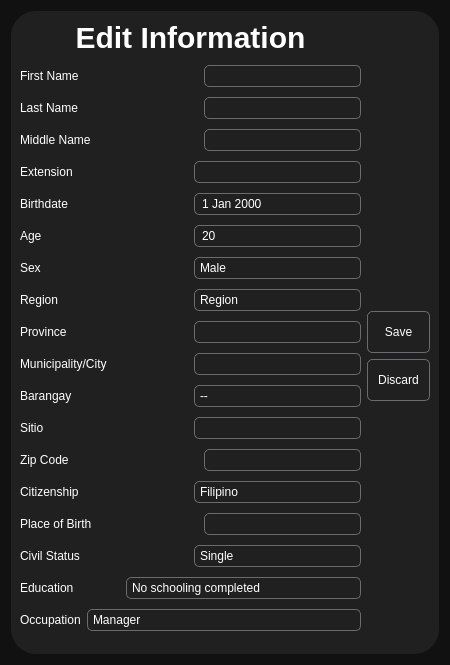
<?xml version="1.0" encoding="UTF-8"?>
<ui version="4.0">
 <class>EditWindow</class>
 <widget class="QWidget" name="EditWindow">
  <property name="windowModality">
   <enum>Qt::ApplicationModal</enum>
  </property>
  <property name="geometry">
   <rect>
    <x>0</x>
    <y>0</y>
    <width>450</width>
    <height>665</height>
   </rect>
  </property>
  <property name="minimumSize">
   <size>
    <width>450</width>
    <height>665</height>
   </size>
  </property>
  <property name="maximumSize">
   <size>
    <width>450</width>
    <height>665</height>
   </size>
  </property>
  <property name="windowTitle">
   <string>Form</string>
  </property>
  <property name="styleSheet">
   <string notr="true">background-color: #111111;
</string>
  </property>
  <layout class="QGridLayout" name="gridLayout_2">
   <item row="0" column="0">
    <widget class="QWidget" name="add_widget" native="true">
     <property name="minimumSize">
      <size>
       <width>0</width>
       <height>0</height>
      </size>
     </property>
     <property name="styleSheet">
      <string notr="true">QWidget{
	color:white;
	font-size:9pt;
	background-color:#202020;
	border-radius:25px;
}
/* combo box*/
QComboBox{
	height:20px;
	border:1px solid #6A6B6C;
	border-radius:5px;
	padding-left:5px;
}
QComboBox:drop-down{
	border:0px;
}
QComboBox:down-arrow{
	image: url(:/newPrefix/edit_res/down-arrow_white.png);
	width:12px;
}
QComboBox:hover{
	border:2px solid #6A6B6C;
	background-color:#3d3d3d;
}
QComboBox:focus{
	border:1px solid #8274FF;
}
QComboBox:on{
	border:1px solid #8274FF;
}
QComboBox QListView{
	font-size:9px;
	border:1px solid #8274FF;
	padding:5px;
	outline:none;
	border-radius:5px;
}
QComboBox QListView:item{
	padding-left:5px;
	background-color: #FFFFFF;
}
QComboBox QListView:item:hover{
	background-color: #202020;
}
QComboBox QScrollBar:vertical{
	width:12px;
	margin: 0px 0px 0px 0px;
	border:none;
	background:none;
	background-color: #202020;
}
QComboBox QScrollBar:handle:vertical {
	background-color: #8274FF;
	border-radius:5px;
	min-height:5px;
}
QComboBox QScrollBar::add-line:vertical,
QComboBox QScrollBar::sub-line:vertical,
QComboBox QScrollBar::up-arrow:vertical,
QComboBox QScrollBar::down-arrow:vertical,
QComboBox QScrollBar::add-page:vertical,
QComboBox QScrollBar::sub-page:vertical {
	background: none;
	height: 0px;
	width: 0px;
}
/* combo box*/
/*qline*/
QLineEdit{
	height:20px;
	border:1px solid #6A6B6C;
	border-radius:5px;
	font-size:9pt;
	padding-left:5px;
	max-width:150px;
}
QLineEdit:hover{
	border:2px solid #6A6B6C;
	background-color:#3d3d3d;
}
QLineEdit:focus{
	border:1px solid #8274FF
}
/*qline*/
/*qdate*/
QDateEdit{
	height:20px;
	border:1px solid #6A6B6C;
	border-radius:5px;
	padding-left:5px;
}
QDateEdit:hover{
	border:2px solid #6A6B6C;
	background-color:#3d3d3d;
}
QDateEdit:focus{
	border:1px solid #8274FF
}
QDateEdit::up-button, QDateEdit::down-button {
	width: 0px;
	height: 0px;
	border: none;
}
QDateEdit:drop-down{
	border:0px;
}
QDateEdit:down-arrow{
	image: url(:/icons/down-arrow_white.png);
	width:12px;
}
/*qdate*/
/*qspin*/
QSpinBox{
	height:20px;
	border:1px solid #6A6B6C;
	border-radius:5px;
	padding-left:5px;
}
QSpinBox:hover{
	border:2px solid #6A6B6C;
	background-color:#3d3d3d;
}
QSpinBox:focus{
	border:1px solid #8274FF
}
QSpinBox::up-button, QSpinBox::down-button {
	width: 0px;
	height: 0px;
	border: none;
}
/*qspin*/
QPushButton{
	padding-right:10px;
	padding-left:10px;
	height:40px;
	border:1px solid #6A6B6C;
	border-radius:5px;
}
QPushButton:hover{
	background-color:#8274FF;
}


</string>
     </property>
     <layout class="QGridLayout" name="gridLayout">
      <item row="0" column="0">
       <widget class="QLabel" name="label">
        <property name="styleSheet">
         <string notr="true">QLabel{
	font-size:30px;
	font-weight:bold;
}</string>
        </property>
        <property name="text">
         <string>Edit Information</string>
        </property>
        <property name="alignment">
         <set>Qt::AlignCenter</set>
        </property>
       </widget>
      </item>
      <item row="1" column="0" rowspan="4">
       <layout class="QVBoxLayout" name="verticalLayout">
        <item>
         <layout class="QHBoxLayout" name="horizontalLayout">
          <item>
           <widget class="QLabel" name="label_4">
            <property name="text">
             <string>First Name</string>
            </property>
           </widget>
          </item>
          <item>
           <widget class="QLineEdit" name="first_name_edit"/>
          </item>
         </layout>
        </item>
        <item>
         <layout class="QHBoxLayout" name="horizontalLayout_2">
          <item>
           <widget class="QLabel" name="label_6">
            <property name="text">
             <string>Last Name</string>
            </property>
           </widget>
          </item>
          <item>
           <widget class="QLineEdit" name="last_name_edit">
            <property name="minimumSize">
             <size>
              <width>40</width>
              <height>0</height>
             </size>
            </property>
           </widget>
          </item>
         </layout>
        </item>
        <item>
         <layout class="QHBoxLayout" name="horizontalLayout_3">
          <item>
           <widget class="QLabel" name="label_5">
            <property name="text">
             <string>Middle Name</string>
            </property>
           </widget>
          </item>
          <item>
           <widget class="QLineEdit" name="middle_name_edit"/>
          </item>
         </layout>
        </item>
        <item>
         <layout class="QHBoxLayout" name="horizontalLayout_4">
          <item>
           <widget class="QLabel" name="label_7">
            <property name="text">
             <string>Extension</string>
            </property>
           </widget>
          </item>
          <item>
           <widget class="QComboBox" name="extension_edit">
            <item>
             <property name="text">
              <string/>
             </property>
            </item>
            <item>
             <property name="text">
              <string>Jr.</string>
             </property>
            </item>
            <item>
             <property name="text">
              <string>Sr.</string>
             </property>
            </item>
            <item>
             <property name="text">
              <string>I</string>
             </property>
            </item>
            <item>
             <property name="text">
              <string>II</string>
             </property>
            </item>
            <item>
             <property name="text">
              <string>III</string>
             </property>
            </item>
            <item>
             <property name="text">
              <string>IV</string>
             </property>
            </item>
           </widget>
          </item>
         </layout>
        </item>
        <item>
         <layout class="QHBoxLayout" name="horizontalLayout_5">
          <item>
           <widget class="QLabel" name="label_13">
            <property name="text">
             <string>Birthdate</string>
            </property>
           </widget>
          </item>
          <item>
           <widget class="QDateEdit" name="birthdate_edit">
            <property name="minimumSize">
             <size>
              <width>80</width>
              <height>0</height>
             </size>
            </property>
            <property name="alignment">
             <set>Qt::AlignJustify|Qt::AlignVCenter</set>
            </property>
            <property name="calendarPopup">
             <bool>true</bool>
            </property>
           </widget>
          </item>
         </layout>
        </item>
        <item>
         <layout class="QHBoxLayout" name="horizontalLayout_6">
          <item>
           <widget class="QLabel" name="label_14">
            <property name="text">
             <string>Age</string>
            </property>
           </widget>
          </item>
          <item>
           <widget class="QSpinBox" name="age_edit">
            <property name="maximum">
             <number>200</number>
            </property>
            <property name="value">
             <number>20</number>
            </property>
           </widget>
          </item>
         </layout>
        </item>
        <item>
         <layout class="QHBoxLayout" name="horizontalLayout_7">
          <item>
           <widget class="QLabel" name="label_15">
            <property name="text">
             <string>Sex</string>
            </property>
           </widget>
          </item>
          <item>
           <widget class="QComboBox" name="sex_edit">
            <property name="styleSheet">
             <string notr="true"/>
            </property>
            <item>
             <property name="text">
              <string>Male</string>
             </property>
            </item>
            <item>
             <property name="text">
              <string>Female</string>
             </property>
            </item>
           </widget>
          </item>
         </layout>
        </item>
        <item>
         <layout class="QHBoxLayout" name="horizontalLayout_8">
          <item>
           <widget class="QLabel" name="label_21">
            <property name="text">
             <string>Region</string>
            </property>
           </widget>
          </item>
          <item>
           <widget class="QComboBox" name="region_edit">
            <property name="editable">
             <bool>false</bool>
            </property>
            <property name="placeholderText">
             <string>Region</string>
            </property>
           </widget>
          </item>
         </layout>
        </item>
        <item>
         <layout class="QHBoxLayout" name="horizontalLayout_16">
          <item>
           <widget class="QLabel" name="label_11">
            <property name="text">
             <string>Province</string>
            </property>
           </widget>
          </item>
          <item>
           <widget class="QComboBox" name="province_edit"/>
          </item>
         </layout>
        </item>
        <item>
         <layout class="QHBoxLayout" name="horizontalLayout_17">
          <item>
           <widget class="QLabel" name="label_10">
            <property name="text">
             <string>Municipality/City</string>
            </property>
           </widget>
          </item>
          <item>
           <widget class="QComboBox" name="city_edit"/>
          </item>
         </layout>
        </item>
        <item>
         <layout class="QHBoxLayout" name="horizontalLayout_18">
          <item>
           <widget class="QLabel" name="label_9">
            <property name="text">
             <string>Barangay</string>
            </property>
           </widget>
          </item>
          <item>
           <widget class="QComboBox" name="barangay_edit">
            <property name="placeholderText">
             <string>--</string>
            </property>
           </widget>
          </item>
         </layout>
        </item>
        <item>
         <layout class="QHBoxLayout" name="horizontalLayout_14">
          <item>
           <widget class="QLabel" name="label_8">
            <property name="text">
             <string>Sitio</string>
            </property>
           </widget>
          </item>
          <item>
           <widget class="QComboBox" name="sitio_edit">
            <property name="editable">
             <bool>true</bool>
            </property>
            <item>
             <property name="text">
              <string/>
             </property>
            </item>
            <item>
             <property name="text">
              <string>Ayunan</string>
             </property>
            </item>
            <item>
             <property name="text">
              <string>Bajada</string>
             </property>
            </item>
            <item>
             <property name="text">
              <string>Bugwak</string>
             </property>
            </item>
            <item>
             <property name="text">
              <string>Gumamela</string>
             </property>
            </item>
            <item>
             <property name="text">
              <string>Sampaguita</string>
             </property>
            </item>
            <item>
             <property name="text">
              <string>San Francisco</string>
             </property>
            </item>
            <item>
             <property name="text">
              <string>Tambukawon</string>
             </property>
            </item>
           </widget>
          </item>
         </layout>
        </item>
        <item>
         <layout class="QHBoxLayout" name="horizontalLayout_9">
          <item>
           <widget class="QLabel" name="label_19">
            <property name="text">
             <string>Zip Code</string>
            </property>
           </widget>
          </item>
          <item>
           <widget class="QLineEdit" name="zip_code_edit"/>
          </item>
         </layout>
        </item>
        <item>
         <layout class="QHBoxLayout" name="horizontalLayout_15">
          <item>
           <widget class="QLabel" name="label_16">
            <property name="text">
             <string>Citizenship</string>
            </property>
           </widget>
          </item>
          <item>
           <widget class="QComboBox" name="citizenship_edit">
            <item>
             <property name="text">
              <string>Filipino</string>
             </property>
            </item>
            <item>
             <property name="text">
              <string>Foreign National</string>
             </property>
            </item>
            <item>
             <property name="text">
              <string>Dual Citizen</string>
             </property>
            </item>
           </widget>
          </item>
         </layout>
        </item>
        <item>
         <layout class="QHBoxLayout" name="horizontalLayout_11">
          <item>
           <widget class="QLabel" name="label_12">
            <property name="text">
             <string>Place of Birth</string>
            </property>
           </widget>
          </item>
          <item>
           <widget class="QLineEdit" name="place_of_birth_edit"/>
          </item>
         </layout>
        </item>
        <item>
         <layout class="QHBoxLayout" name="horizontalLayout_12">
          <item>
           <widget class="QLabel" name="label_17">
            <property name="text">
             <string>Civil Status</string>
            </property>
           </widget>
          </item>
          <item>
           <widget class="QComboBox" name="civil_status_edit">
            <property name="currentText">
             <string>Single</string>
            </property>
            <property name="placeholderText">
             <string/>
            </property>
            <item>
             <property name="text">
              <string>Single</string>
             </property>
            </item>
            <item>
             <property name="text">
              <string>Married</string>
             </property>
            </item>
            <item>
             <property name="text">
              <string>Widowed</string>
             </property>
            </item>
            <item>
             <property name="text">
              <string>Separated</string>
             </property>
            </item>
           </widget>
          </item>
         </layout>
        </item>
        <item>
         <layout class="QHBoxLayout" name="horizontalLayout_10">
          <item>
           <widget class="QLabel" name="label_20">
            <property name="text">
             <string>Education</string>
            </property>
           </widget>
          </item>
          <item>
           <widget class="QComboBox" name="education_edit">
            <item>
             <property name="text">
              <string>No schooling completed</string>
             </property>
            </item>
            <item>
             <property name="text">
              <string>Early Childhood Education</string>
             </property>
            </item>
            <item>
             <property name="text">
              <string>Primary Education</string>
             </property>
            </item>
            <item>
             <property name="text">
              <string>Lower Secondary Education</string>
             </property>
            </item>
            <item>
             <property name="text">
              <string>Upper Secondary Education</string>
             </property>
            </item>
            <item>
             <property name="text">
              <string>Post-secondary non-tertiary education</string>
             </property>
            </item>
            <item>
             <property name="text">
              <string>Short-cycle tertiary education</string>
             </property>
            </item>
            <item>
             <property name="text">
              <string>Bachelor level education or equivalent</string>
             </property>
            </item>
            <item>
             <property name="text">
              <string>Master level education or equivalent</string>
             </property>
            </item>
            <item>
             <property name="text">
              <string>Doctoral level education or equivalent</string>
             </property>
            </item>
           </widget>
          </item>
         </layout>
        </item>
        <item>
         <layout class="QHBoxLayout" name="horizontalLayout_13">
          <item>
           <widget class="QLabel" name="label_18">
            <property name="text">
             <string>Occupation</string>
            </property>
           </widget>
          </item>
          <item>
           <widget class="QComboBox" name="occupation_edit">
            <property name="editable">
             <bool>false</bool>
            </property>
            <property name="placeholderText">
             <string/>
            </property>
            <item>
             <property name="text">
              <string>Manager</string>
             </property>
            </item>
            <item>
             <property name="text">
              <string>Professional</string>
             </property>
            </item>
            <item>
             <property name="text">
              <string>Technicians and associate professional</string>
             </property>
            </item>
            <item>
             <property name="text">
              <string>Clerical support worker</string>
             </property>
            </item>
            <item>
             <property name="text">
              <string>Service and sales worker</string>
             </property>
            </item>
            <item>
             <property name="text">
              <string>Skilled agricultural, forestry and fishery worker</string>
             </property>
            </item>
            <item>
             <property name="text">
              <string>Craft and related trades worker</string>
             </property>
            </item>
            <item>
             <property name="text">
              <string>Plant and machine operators and assembler</string>
             </property>
            </item>
            <item>
             <property name="text">
              <string>Elementary occupation</string>
             </property>
            </item>
            <item>
             <property name="text">
              <string>Armed forces occupation</string>
             </property>
            </item>
            <item>
             <property name="text">
              <string>Unemployed</string>
             </property>
            </item>
           </widget>
          </item>
         </layout>
        </item>
       </layout>
      </item>
      <item row="1" column="1">
       <spacer name="verticalSpacer">
        <property name="orientation">
         <enum>Qt::Vertical</enum>
        </property>
        <property name="sizeHint" stdset="0">
         <size>
          <width>20</width>
          <height>242</height>
         </size>
        </property>
       </spacer>
      </item>
      <item row="2" column="1">
       <widget class="QPushButton" name="save_btn_edit">
        <property name="text">
         <string>Save</string>
        </property>
       </widget>
      </item>
      <item row="3" column="1">
       <widget class="QPushButton" name="discard_btn_edit">
        <property name="text">
         <string>Discard</string>
        </property>
       </widget>
      </item>
      <item row="4" column="1">
       <spacer name="verticalSpacer_2">
        <property name="orientation">
         <enum>Qt::Vertical</enum>
        </property>
        <property name="sizeHint" stdset="0">
         <size>
          <width>20</width>
          <height>241</height>
         </size>
        </property>
       </spacer>
      </item>
     </layout>
    </widget>
   </item>
  </layout>
 </widget>
 <resources>
  <include location="edit_res.qrc"/>
 </resources>
 <connections/>
</ui>
